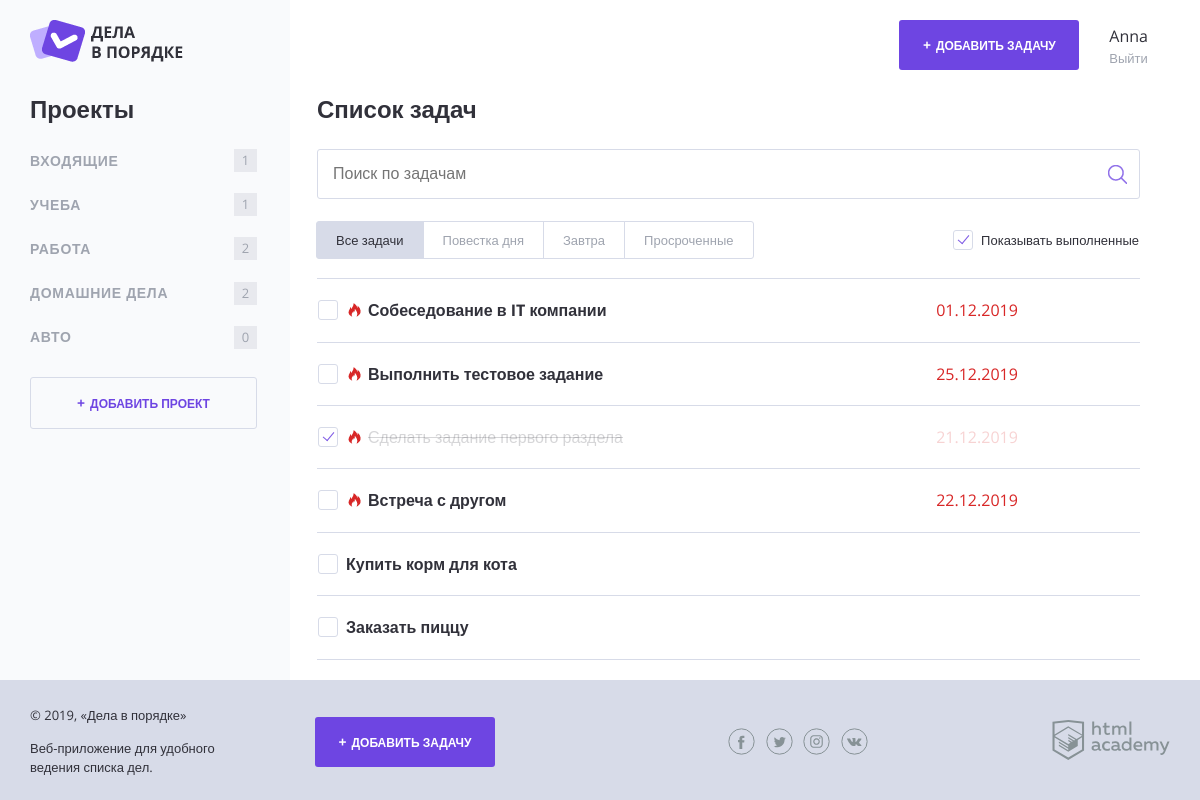
The page / on the database its author committed.
### tables this page shows
CREATE TABLE projects (
  id INT AUTO_INCREMENT PRIMARY KEY,
  title CHAR(100) NOT NULL,
  user_id INT NOT NULL
);

CREATE TABLE tasks (
  id INT AUTO_INCREMENT PRIMARY KEY,
  date_add TIMESTAMP DEFAULT CURRENT_TIMESTAMP,
  is_done TINYINT DEFAULT 0,
  title CHAR(255) NOT NULL,
  url_file CHAR(255),
  deadline TIMESTAMP,
  user_id INT NOT NULL,
  project_id INT
);

### helpers.php (called while the page is built, shortened)
<?php
function include_template($name, array $data = []) {
    $name = 'templates/' . $name;
    extract($data);
    require $name;
    $result = ob_get_clean();
    return $result;
}

### templates/main.php (the view, shortened to what this page needs)
<section class="content__side">
    <h2 class="content__side-heading">Проекты</h2>
    <nav class="main-navigation">
        <ul class="main-navigation__list">
            <?php foreach ($projects as $project): ?>
            <li class="main-navigation__list-item">
                <a class="main-navigation__list-item-link" href="#"><?=htmlspecialchars($project['title']);?></a>
                <span class="main-navigation__list-item-count"><?=task_count($tasks, $project['title']);?></span>
            </li>
        <?php endforeach; ?>
        </ul>
    </nav>
    <a class="button button--transparent button--plus content__side-button"
       href="pages/form-project.html" target="project_add">Добавить проект</a>
</section>
<main class="content__main">
    <h2 class="content__main-heading">Список задач</h2>
    <form class="search-form" action="index.php" method="post" autocomplete="off">
        <input class="search-form__input" type="text" name="" value="" placeholder="Поиск по задачам">
        <input class="search-form__submit" type="submit" name="" value="Искать">
    </form>
    <div class="tasks-controls">
        <nav class="tasks-switch">
            <a href="/" class="tasks-switch__item tasks-switch__item--active">Все задачи</a>
            <a href="/" class="tasks-switch__item">Повестка дня</a>
            <a href="/" class="tasks-switch__item">Завтра</a>
            <a href="/" class="tasks-switch__item">Просроченные</a>
        </nav>
        <label class="checkbox">
            <span class="checkbox__text">Показывать выполненные</span>
        </label>
    </div>
    <table class="tasks">
        <?php foreach ($tasks as $key => $task): ?>
            <tr class="tasks__item task <?php if ($task['is_done']): ?> task--completed<?php endif; ?> <?php if (task_urgency($task)): ?> task--important <?php endif; ?>">
                <td class="task__select">
                    <label class="checkbox task__checkbox">
                        <span class="checkbox__text"><?=htmlspecialchars($task['title'])?></span>
                    </label>
                </td>
                <td class="task__date"><?=htmlspecialchars($task['deadline'])?></td>
                <td class="task__controls"></td>
            </tr>
        <?php endforeach; ?>
    </table>
</main>

### templates/layout.php (shortened to what this page needs)
<!DOCTYPE html>
<html lang="ru">
<head>
    <link rel="stylesheet" href="css/normalize.css">
    <link rel="stylesheet" href="css/style.css">
    <link rel="stylesheet" href="css/flatpickr.min.css">
</head>
<body>
<div class="page-wrapper">
    <div class="container container--with-sidebar">
        <header class="main-header">
            <a href="/">
                <img src="img/logo.png" width="153" height="42" alt="Логотип Дела в порядке">
            </a>
            <div class="main-header__side">
                <a class="main-header__side-item button button--plus open-modal" href="pages/form-task.html">Добавить задачу</a>
                <div class="main-header__side-item user-menu">
                    <div class="user-menu__data">
                        <p><?=$username;?></p>
                        <a href="#">Выйти</a>
                    </div>
                </div>
            </div>
        </header>
        <div class="content">
            <?=$content;?>
        </div>
    </div>
</div>
<footer class="main-footer">
    <div class="container">
        <div class="main-footer__copyright">
            <p>© 2019, «Дела в порядке»</p>
            <p>Веб-приложение для удобного ведения списка дел.</p>
        </div>
        <a class="main-footer__button button button--plus" href="pages/form-task.html">Добавить задачу</a>
        <div class="main-footer__social social">
            <a class="social__link social__link--facebook" href="#">
            </a>
            <a class="social__link social__link--twitter" href="#">
            </a>
            <a class="social__link social__link--instagram" href="#">
            </a>
            <a class="social__link social__link--vkontakte" href="#">
            </a>
        </div>
        <div class="main-footer__developed-by">
            <a href="https://htmlacademy.ru/intensive/php">
                <img src="img/htmlacademy.svg" alt="HTML Academy" width="118" height="40">
            </a>
        </div>
    </div>
</footer>
</body>
</html>

### index.php
<?php
$show_complete_tasks = rand(0, 1);
$title = 'Дела в порядке';
$username = 'Константин';
$projects = [];
$tasks = [];
$user_id = 1;
$con = mysqli_connect('localhost', 'root', 'root','doingsdone');
if ($con) {
    mysqli_set_charset($con, 'utf8');
    $sql_username = "SELECT name FROM users WHERE id = '$user_id'";
    $result = mysqli_query($con, $sql_username);
    $username = mysqli_fetch_assoc($result)['name'];
    $sql_projects = "SELECT * FROM projects WHERE user_id = '$user_id'";
    $result = mysqli_query($con, $sql_projects);
    $projects = mysqli_fetch_all($result, MYSQLI_ASSOC);
    $sql_tasks = "SELECT t.title, DATE_FORMAT(deadline, '%d.%m.%Y') AS deadline, p.title AS category, is_done FROM tasks t JOIN projects p ON t.project_id = p.id AND t.user_id = '$user_id'";
    $result = mysqli_query($con, $sql_tasks);
    $tasks = mysqli_fetch_all($result, MYSQLI_ASSOC);
}
function task_count($tasks, $project)
{
    $quantity = 0;
    foreach ($tasks as $key => $task) {
        if ($task['category'] === $project) {
            $quantity++;
        }
    }
    return $quantity;
}
function task_urgency($task)
{
    if ($task['deadline']) {
        $cur_date = date_create('now');
        $deadline_date = date_create($task['deadline']);
        if ($deadline_date <= $cur_date) {return true;}
    }
    return false;
}
require('helpers.php');
$content = include_template('main.php', ['projects' => $projects, 'tasks' => $tasks, 'show_complete_tasks' => $show_complete_tasks ]);
$page = include_template('layout.php', ['title' => $title, 'username' => $username, 'content' => $content]);
print($page);
?>

### rows shown on the page
projects: title "ВХОДЯЩИЕ", title "1"
projects: title "УЧЕБА", title "1"
projects: title "РАБОТА", title "2"
projects: title "ДОМАШНИЕ ДЕЛА", title "2"
projects: title "АВТО", title "0"
tasks: title "Собеседование в IT компании", deadline "01.12.2019"
tasks: title "Выполнить тестовое задание", deadline "25.12.2019"
tasks: title "Сделать задание первого раздела", deadline "21.12.2019"
tasks: title "Встреча с другом", deadline "22.12.2019"
tasks: title "Купить корм для кота"
tasks: title "Заказать пиццу"

### other values the page prints
$username "Anna"
